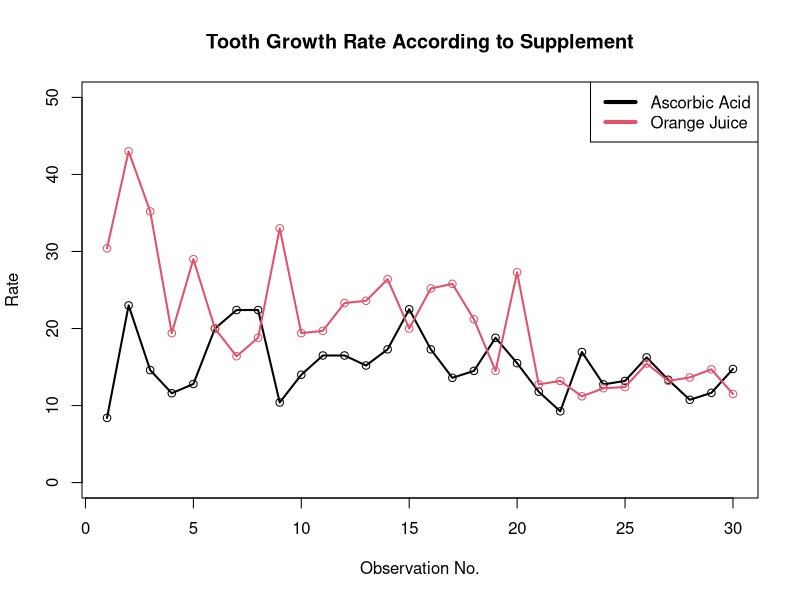

Generate this figure with R:
## ---- chunk 1
knitr::opts_chunk$set(echo = TRUE)
## ---- chunk 2
library(datasets)
library(dplyr)
## ---- chunk 3
str(ToothGrowth)
## ---- chunk 4
tg1 <- ToothGrowth %>% filter(supp=="VC")
tg1<-tg1 %>% mutate(rate=len/dose)
tg2 <- ToothGrowth %>% filter(supp=="OJ")
tg2<-tg2 %>% mutate(rate=len/dose)
## ---- chunk 5
#calculate summaries for sub group 
tg1 %>% group_by(dose) %>% summarise(mean=mean(rate),sd=sd(rate),n=n())
## ---- chunk 6
#calculate summaries for sub group 
tg2 %>% group_by(dose) %>% summarise(mean=mean(rate),sd=sd(rate),n=n())
## ---- chunk 7
plot(x=row.names(tg1),y=tg1$rate,type="p",pch=1,ylab="Rate",
     main="Tooth Growth Rate According to Supplement",
     xlab="Observation No.", ylim=c(0,50),col=1)
lines(x=row.names(tg1),y=tg1$rate,type="l",lty=1,lwd=2,col=1)
points(x=row.names(tg2),y=tg2$rate,pch=1,col=2)
lines(x=row.names(tg2),y=tg2$rate,type="l",lty=1,lwd=2,col=2)
legend("topright", c("Ascorbic Acid","Orange Juice"),col=c(1,2),lwd=4)
## ---- chunk 8
tg11<- tg1 %>% filter(dose==0.5)
tg12<- tg1 %>% filter(dose==1)
tg13<- tg1 %>% filter(dose==2)

tg21<- tg2 %>% filter(dose==0.5)
tg22<- tg2 %>% filter(dose==1)
tg23<- tg2 %>% filter(dose==2)
## ---- chunk 9
t.test(tg11$rate,tg12$rate,paired=F,var.equal = F)
## ---- chunk 10
t.test(tg12$rate,tg13$rate,paired=F,var.equal = F)
## ---- chunk 11
t.test(tg21$rate,tg22$rate,paired=F,var.equal = F)
## ---- chunk 12
t.test(tg22$rate,tg23$rate,paired=F,var.equal = F)
## ---- chunk 13
#CI for mean growth rate for tg11 and tg12 includes 0 so we cannot rule out
#that the mean growth rate for both tg21 and tg22 can be the same
#it might make sense to group tg11 and tg12 together and assume a common mean 
#growth rate. 

#merge tg21 and tg22 into one frame
tg11<-rbind(tg11,tg12)

#reassign tg23 to tg22
tg12<-tg13

#CI for mean growth rate for tg21 and tg22 includes 0 so we cannot rule out
#that the mean growth rate for both tg21 and tg22 can be the same
#it might make sense to group tg21 and tg22 together and assume a common growth 
#rate. 

#merge tg21 and tg22 into one frame
tg21<-rbind(tg21,tg22)

#reassign tg23 to tg22
tg22<-tg23
## ---- chunk 14
#check rates and hypothesis test for groups according to dose & supplement
t.test(tg11$rate,tg21$rate,var.equal=F,paired=F)
## ---- chunk 15
#check rates and hypothesis test for groups according to dose & supplement
t.test(tg12$rate,tg22$rate,var.equal=F,paired=F)
## ---- chunk 16
#check rates and hypothesis test for groups according to supplement
t.test(tg1$rate,tg2$rate,var.equal=F,paired=F)
